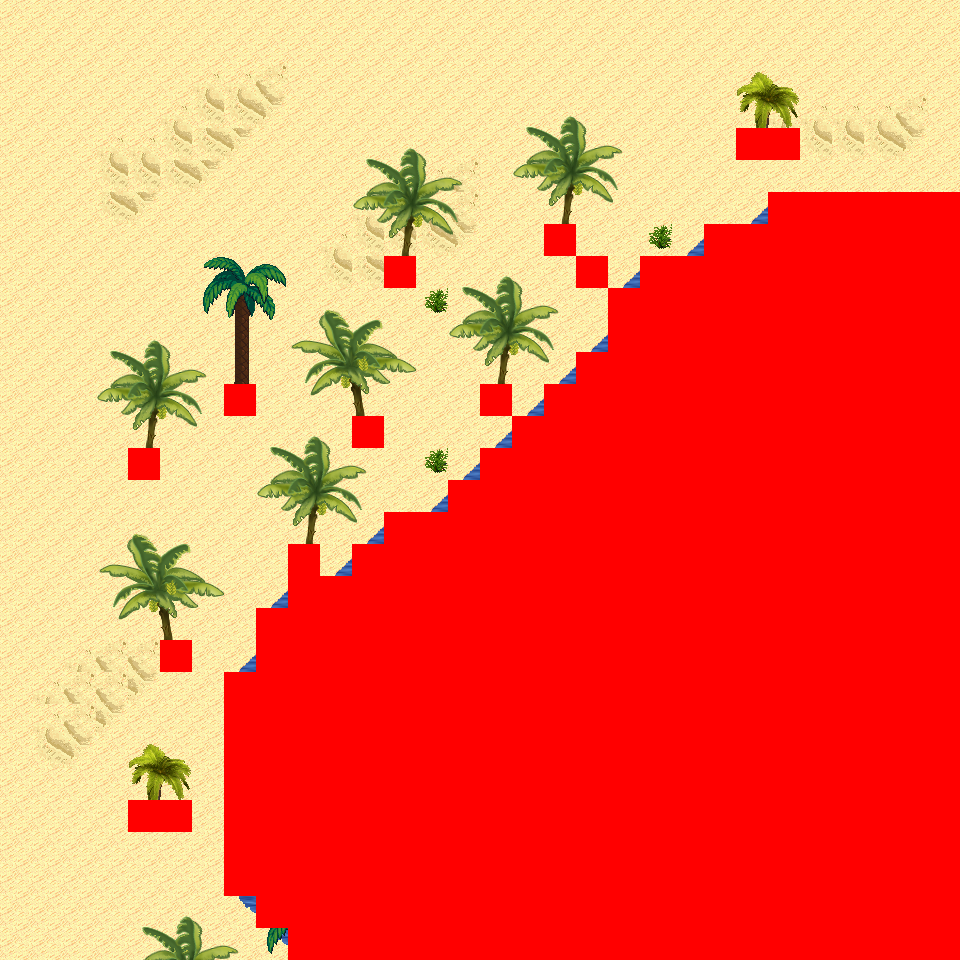

This is a level from a 2D game, rendered from its Tiled map with the project's own tilesets. A one-line summary and the map file follow, with tile-layer data summarised:
An orthogonal 30x30 tile map with 32x32 px tiles, 6 tile layers (Ground, Object, Object2, Above, ...), 14 tilesets and 2 objects (2x mapExit).

<map version="1.0" orientation="orthogonal" renderorder="right-down" width="30" height="30" tilewidth="32" tileheight="32" nextobjectid="3">
  <tileset firstgid="1" name="tileset_logic_collision" tilewidth="32" tileheight="32" tilecount="1" columns="1">
    <image source="../drawable/tileset_logic_collision.png" width="32" height="32" />
  </tileset>
  <tileset firstgid="2" name="tileset_ground_ground" tilewidth="32" tileheight="32" tilecount="33" columns="3">
    <image source="../drawable/tileset_ground_ground.png" width="96" height="352" />
  </tileset>
  <tileset firstgid="35" name="tileset_terrain_desert" tilewidth="32" tileheight="32" tilecount="88" columns="8">
    <image source="../drawable/tileset_terrain_desert.png" width="256" height="352" />
  </tileset>
  <tileset firstgid="123" name="tileset_building_stone_ruins" tilewidth="32" tileheight="32" tilecount="72" columns="6">
    <image source="../drawable/tileset_building_stone_ruins.png" width="192" height="384" />
  </tileset>
  <tileset firstgid="195" name="tileset_ground_sand_edges" tilewidth="32" tileheight="32" tilecount="15" columns="5">
    <image source="../drawable/tileset_ground_sand_edges.png" width="160" height="96" />
  </tileset>
  <tileset firstgid="210" name="tileset_ground_slate_tiles" tilewidth="32" tileheight="32" tilecount="15" columns="5">
    <image source="../drawable/tileset_ground_slate_tiles.png" width="160" height="96" />
  </tileset>
  <tileset firstgid="225" name="tileset_ground_sand_2" tilewidth="32" tileheight="32" tilecount="15" columns="5">
    <image source="../drawable/tileset_ground_sand_2.png" width="160" height="96" />
  </tileset>
  <tileset firstgid="240" name="tileset_plant_cactus_2" tilewidth="32" tileheight="32" tilecount="10" columns="5">
    <image source="../drawable/tileset_plant_cactus_2.png" width="160" height="64" />
  </tileset>
  <tileset firstgid="250" name="tileset_plant_round_cactuses" tilewidth="32" tileheight="32" tilecount="20" columns="10">
    <image source="../drawable/tileset_plant_round_cactuses.png" width="320" height="64" />
  </tileset>
  <tileset firstgid="270" name="tileset_plant_tree_banana_tree" tilewidth="32" tileheight="32" tilecount="40" columns="4">
    <image source="../drawable/tileset_plant_tree_banana_tree.png" width="128" height="320" />
  </tileset>
  <tileset firstgid="310" name="tileset_plant_tree_palm_tree" tilewidth="32" tileheight="32" tilecount="6" columns="2">
    <image source="../drawable/tileset_plant_tree_palm_tree.png" width="64" height="96" />
  </tileset>
  <tileset firstgid="316" name="tileset_plant_tree_palm_trees" tilewidth="32" tileheight="32" tilecount="40" columns="4">
    <image source="../drawable/tileset_plant_tree_palm_trees.png" width="128" height="320" />
  </tileset>
  <tileset firstgid="356" name="tileset_building_stone_tower" tilewidth="32" tileheight="32" tilecount="14" columns="2">
    <image source="../drawable/tileset_building_stone_tower.png" width="64" height="224" />
  </tileset>
  <tileset firstgid="370" name="tileset_plant_bush_large_green" tilewidth="32" tileheight="32" tilecount="9" columns="3">
    <image source="../drawable/tileset_plant_bush_large_green.png" width="96" height="96" />
  </tileset>
  <layer name="Ground" width="30" height="30">
    <data>[900 cells, 900 non-empty, 6 distinct tile ids]</data>
  </layer>
  <layer name="Object" width="30" height="30">
    <data>[900 cells, 64 non-empty, 13 distinct tile ids]</data>
  </layer>
  <layer name="Object2" width="30" height="30">
    <data>[900 cells, 0 non-empty, 0 distinct tile ids]</data>
  </layer>
  <layer name="Above" width="30" height="30">
    <data>[900 cells, 125 non-empty, 39 distinct tile ids]</data>
  </layer>
  <layer name="Above2" width="30" height="30">
    <data>[900 cells, 0 non-empty, 0 distinct tile ids]</data>
  </layer>
  <layer name="Walkable" width="30" height="30">
    <data>[900 cells, 435 non-empty, 1 distinct tile ids]</data>
  </layer>
  <objectgroup name="MapEvents">
    <object id="1" name="south" type="mapExit" x="0" y="928" width="288" height="32">
      <properties>
        <property name="map" value="level_0_x34_y111" />
        <property name="x" value="0" />
        <property name="y" value="1" />
      </properties>
    </object>
    <object id="2" name="east" type="mapExit" x="928" y="0" width="32" height="192">
      <properties>
        <property name="map" value="level_0_x35_y110" />
        <property name="x" value="1" />
        <property name="y" value="0" />
      </properties>
    </object>
  </objectgroup>
</map>
